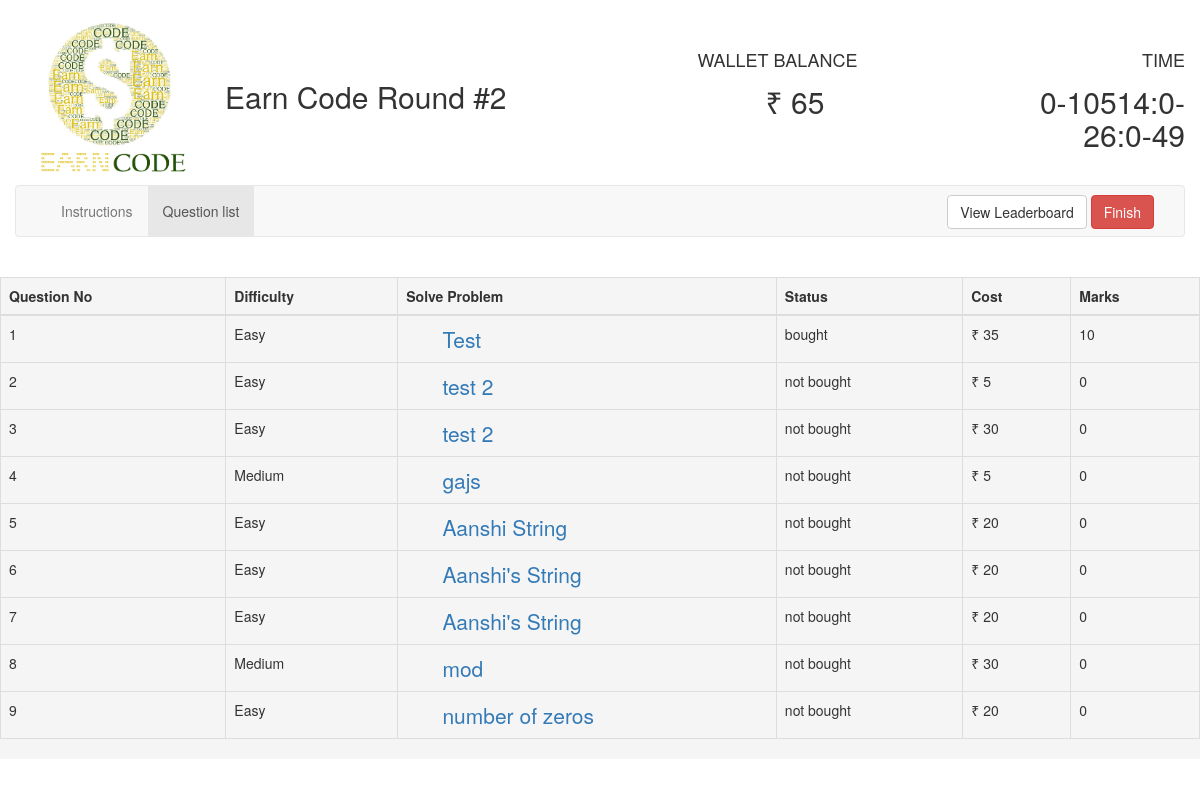
The page /comp/question/1/ on the database as committed earlier.
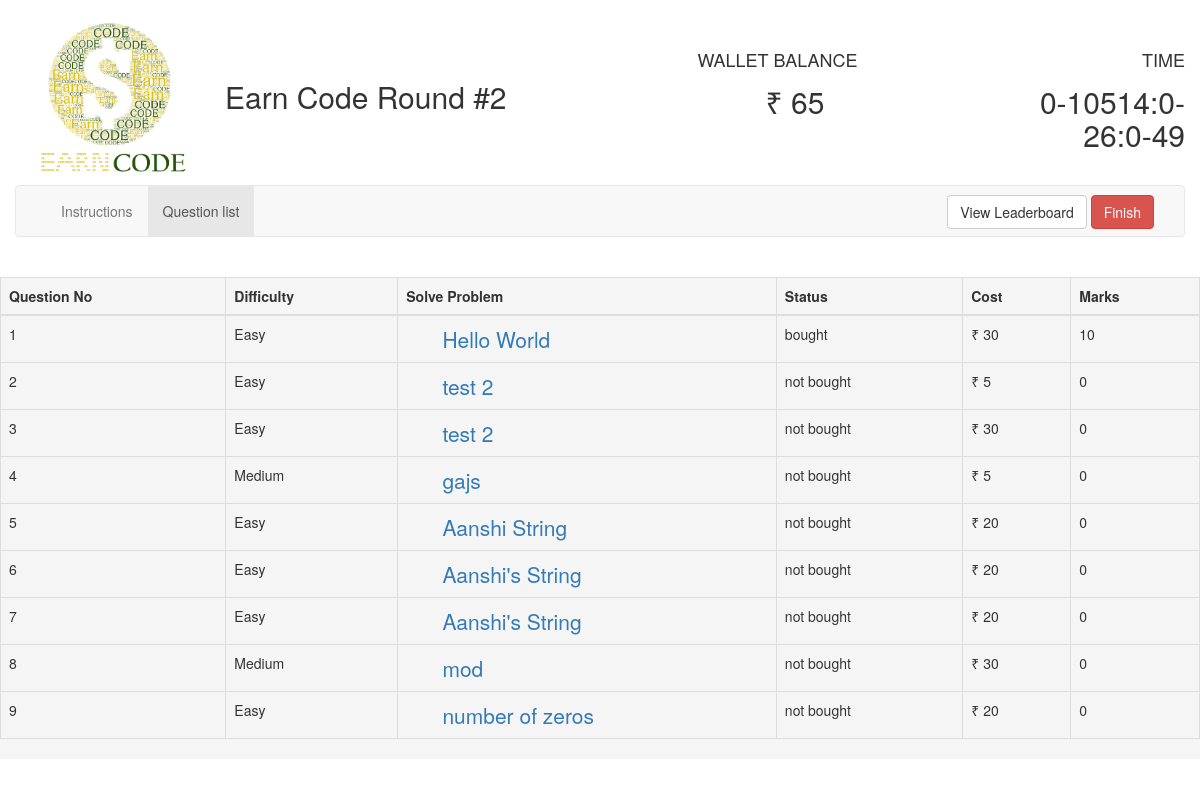
The same page on the database as committed later.
### round2/models.py (models this page shows, shortened)
class Question(models.Model):
    question = models.TextField(max_length=4000)
    question_title = models.CharField(max_length=2000)
    input = models.CharField(default=0, max_length=5000)
    correct_op = models.CharField(default=0, max_length=10000)
    explanation = models.CharField(max_length=7000)
    test_input = models.CharField(max_length=100000)
    test_output = models.CharField(max_length=10000)
    cost = models.IntegerField()
    user = models.ManyToManyField(User, null=True, through="Score")
    type = models.CharField(default="Easy", max_length=10)

### round2/views.py (the view)
# urls.py: url(r'^question/(?P<user_id>[0-9]+)/$', views.question, name="question"),
def question(request, user_id):
    all_questions = Question.objects.all()
    current_user = User.objects.get(pk=user_id)
    jsonDec = json.decoder.JSONDecoder()
    current_user.total_score = 0
    temp = 0
    question_list = []
    for questions in all_questions:
        if current_user in questions.user.all():
            question_list.append({"question": questions,
                                  "status": "bought",
                                  "cost": questions.cost,
                                  "difficulty": questions.type,
                                  "question_score": Score.objects.get(user_f=current_user, question_f=questions).score})
        else:
            question_list.append({"question": questions,
                                  "status": "not bought",
                                  "cost": questions.cost,
                                  "difficulty": questions.type,
                                  "question_score": 0
                                  })
    current_user.total_score = temp
    current_user.save()
    print(current_user.total_score)
    return render(request, 'round2/select_questions_new.html',
                  {'buyed_questions': '', 'all_questions': all_questions, 'user_id': user_id,
                   'remaining_time': current_user.end_time - time.time(), 'question_list': question_list,
                   'money': current_user.money})

### round2/templates/round2/select_questions_new.html (shortened to what this page needs)
<!DOCTYPE html>
<html lang="en">
{% load staticfiles %}
<head>
    <link href="{% static '/css/font.css' %}" rel="stylesheet">
    <link rel="stylesheet"
          href="{% static '/css/jquery-ui.min.css' %}">
    <link rel="stylesheet" href="{% static '/css/bootstrap.min.css' %}">
</head>
<body>
<br>
<div class="container-fluid">
    <div class="container">
        <div class="row">
            <div class="col-md-2">
                <img alt="EarnCode"
                     src="{% static '/round2/images/ea.png' %}" width="100%">
            </div>
            <div class="col-md-4">
                <h2 style="margin-top: 60px;">Earn Code Round #2</h2>
            </div>
            <div class="col-md-2 col-md-offset-1">
                <div class="row"><h4 style="margin-top: 30px; margin-bottom: -5px;">WALLET BALANCE</h4></div>
                <div class="row text-center"><h2><span id="">&#8377; {{ money }}</span></h2></div>
            </div>
            <div class="col-md-2 col-md-offset-1 text-right">
                <div class="row"><h4 style="margin-top: 30px; margin-bottom: -5px;">TIME</h4></div>
                <div class="row"><h2><span id="time1">time</span></h2></div>
            </div>
        </div>
    </div>
    <nav class="navbar navbar-default">
        <div class="container-fluid">
            <div class="collapse navbar-collapse" id="bs-example-navbar-collapse-1">
                <ul class="nav navbar-nav">
                    <li id="instruction_tab"><a onclick="showInstructions();">Instructions</a></li>
                    <li class="active" id="question_tab"><a onclick="showQuestions()">Question list</a></li>
                </ul>
                <form action="{% url 'round2:leaderboard' user_id %}" method="post" class="navbar-form navbar-right"
                      style="margin-bottom: -8px;margin-top: 1px;">
                    <button type="submit" class="btn btn-default navbar-btn" id="leader" name="leader">View
                        Leaderboard
                    </button>
                    <button type="button" class="btn btn-default navbar-btn btn-danger" onclick="prompt_user()">
                        Finish
                    </button>
                </form>
            </div>
        </div>
    </nav>
    <br>
    <div class="row leader" id="question_list">
        <div class="table-responsive">
            <table class="table table-bordered white">
                <thead class="thead-inverse">
                <tr>
                    <th>Question No</th>
                    <th>Difficulty</th>
                    <th>Solve Problem</th>
                    <th>Status</th>
                    <th>Cost</th>
                    <th>Marks</th>
                </tr>
                </thead>
                <tbody id="table_body">
                {% for question in question_list %}
                    <tr id="{{ forloop.counter }}">
                        <td>{{ forloop.counter }}</td>
                        <td>{{ question.difficulty }}</td>
                        <td><a href="{% url 'round2:question_details' user_id question.question.pk %}"
                               style=" font-size: 150%; text-align:left; margin-left:10%;">{{ question.question.question_title }}</a>
                        </td>
                        <td>{{ question.status }}</td>
                        <td>&#8377; {{ question.cost }}</td>
                        <td>{{ question.question_score }}</td>
                    </tr>
                {% endfor %}
                </tbody>
            </table>
        </div>
    </div>
</div>
</body>
</html>

Rows that differ between the two databases and show on the page:
changed Question: question.question_title "Test" → "Hello World"; cost "35" → "30"
